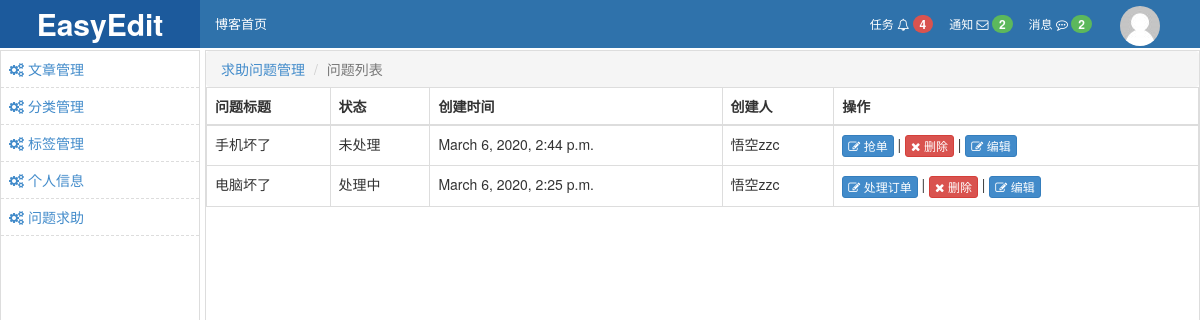
Page /backend/trouble-kill-list.html on the committed database.
### repository/models.py (models this page shows, shortened)
class Trouble(models.Model):
    title = models.CharField(max_length=32)
    detail = models.TextField()
    user = models.ForeignKey(UserInfo,related_name='u',on_delete=models.CASCADE)
    ctime = models.DateTimeField()
    status_choices = (
        (1,'未处理'),
        (2,'处理中'),
        (3,'已处理'),
    )
    status = models.IntegerField(choices=status_choices,default=1)
    processer = models.ForeignKey(UserInfo,related_name='p',null=True,blank=True,on_delete=models.CASCADE)
    solution = models.TextField(null=True)
    ptime = models.DateTimeField(null=True)
    pj_choices = (
        (1, '不满意'),
        (2, '一般'),
        (3, '活很好'),
    )
    pj = models.IntegerField(choices=pj_choices,null=True,default=2)

class UserInfo(models.Model):
    nid = models.BigAutoField(primary_key=True)
    username = models.CharField(verbose_name='用户名', max_length=32, unique=True)
    password = models.CharField(verbose_name='密码', max_length=64)
    nickname = models.CharField(verbose_name='昵称', max_length=32)
    email = models.EmailField(verbose_name='邮箱', unique=True)
    avatar = models.ImageField(verbose_name='头像')
    create_time = models.DateTimeField(verbose_name='创建时间', auto_now_add=True)
    fans = models.ManyToManyField(verbose_name="粉丝们",
                                  to='UserInfo',
                                  through='UserFans',
                                  related_name='f',
                                  through_fields=('user','follower')
                                  )

### backend/views/trouble.py (the view)
def trouble_kill_list(request):
    from django.db.models import Q
    current_user_id = 1
    result = models.Trouble.objects.filter(Q(processer_id=current_user_id)|Q(status=1)).order_by('status')
    return render(request,'trouble/backend_trouble_kill_list.html',{'result':result})

### templates/trouble/backend_trouble_kill_list.html (shortened to what this page needs)
{% extends 'back_web/backend_layout.html' %}
{% block conent %}
    <ol class="breadcrumb" style="margin-bottom: 0;">
        <li><a href="#">求助问题管理</a></li>
        <li class="active">问题列表</li>
    </ol>
    <div>
        <table class="table table-bordered">
            <thead>
            <tr>
                <th>问题标题</th>
                <th>状态</th>
                <th>创建时间</th>
                <th>创建人</th>
                <th>操作</th>
            </tr>
            </thead>
            <tbody>
            {% for row in result %}
                <tr>
                    <td>{{ row.title }}</td>
                    <td>{{ row.get_status_display }}</td>
                    <td>{{ row.ctime }}</td>
                    <td>{{ row.user.username }}</td>
                    <td>
                        <a class="btn btn-primary btn-xs" href="/backend/trouble-kill-{{ row.id }}.html">
                            <i class="fa fa-pencil-square-o" aria-hidden="true"></i>
                            {% if row.status == 1 %}
                                抢单
                            {% elif row.status == 2 %}
                                处理订单
                            {% else %}
                                解决方案
                            {% endif %}
                        </a>
                        |
                        <a class="btn btn-danger btn-xs">
                            <i class="fa fa-times" aria-hidden="true"></i>
                            删除
                        </a>
                        |
                        <a class="btn btn-primary btn-xs" href="#">
                            <i class="fa fa-pencil-square-o" aria-hidden="true"></i>
                            编辑
                        </a>
                    </td>
                </tr>
            {% endfor %}
            </tbody>
        </table>
        <div class="clearfix">
        </div>
    </div>
{% endblock %}

### rows in the picture
Trouble: title "手机坏了", status "未处理", ctime "March 6, 2020, 2:44 p.m.", user.username "悟空zzc", shows "抢单"
Trouble: title "电脑坏了", status "处理中", ctime "March 6, 2020, 2:25 p.m.", user.username "悟空zzc", shows "处理订单"
